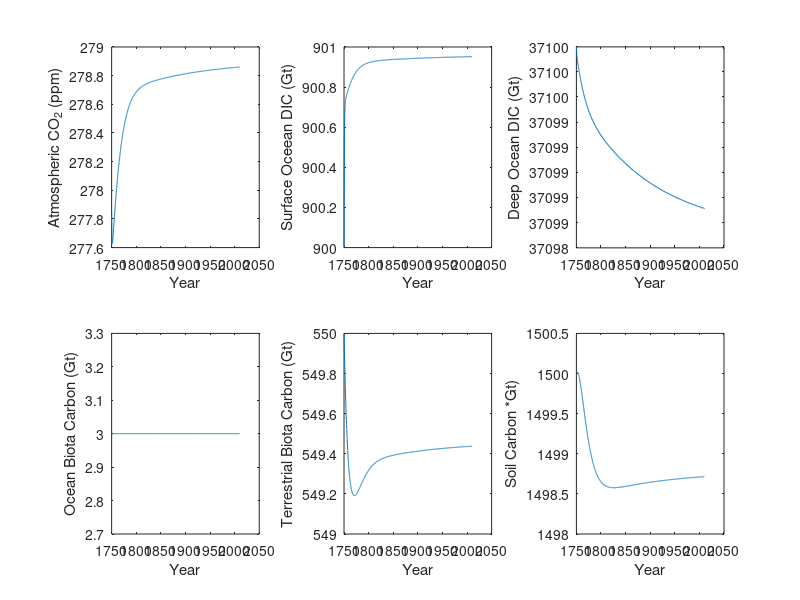

MATLAB code for this plot:
%%%% Carbon cycle box model for undergraduate and masters students - Global biogeochemical cycles
%%%% Uses a simple forwards Euler method 
%%%% Based on the schematic of Ciais et al. (2013) and on previous models of Rob Newton and David Bice
%%%% Coded by Benjamin Mills (b.mills@leeds.ac.uk)

%%%% When the computer sees the '%' sign it skips to the next line without
%%%% reading any of the text. The text is refered to as 'comments' and are
%%%% notes to the human user explaining the function of the code
%%%% Good code has lots of comments

%%%% Set number of model steps
nsteps = 2600 ;
%%%% Set timestep size (dt, in years)
dt = 0.1 ;

%%%% Make an empty array to hold the model results (this speeds up the code, because we now just have to change the values instead of making a new array each timestep)
%%%% NaN is 'Not a Number' and is a useful way to entering a 'nothing' value that won't be mistaken for a genuine zero
Atmospheric_CO2 = NaN(1,nsteps) ;
Atmospheric_CO2_ppm = NaN(1,nsteps) ;
Surface_Ocean_DIC = NaN(1,nsteps) ;
Deep_Ocean_DIC = NaN(1,nsteps) ;
Ocean_Biota = NaN(1,nsteps) ;
Terrestrial_Biota = NaN(1,nsteps) ;
Soil = NaN(1,nsteps) ;
t = NaN(1,nsteps) ;
pH = NaN(1,nsteps) ;
Global_Temperature = NaN(1,nsteps) ;

%%%% Set the starting values of the model reservoirs (in Gt of carbon)
Atmospheric_CO2(1) = 589 ;
Surface_Ocean_DIC(1) = 900 ;
Deep_Ocean_DIC(1) = 37100 ;
Ocean_Biota(1) = 3 ;
Terrestrial_Biota(1) = 550 ; 
Soil(1) = 1500 ; 
%%%% Set starting time (year AD)
t(1) = 1750 ;


%%%% Start model loop, and loop 'nsteps' times. Everything in the loop is indented to the right so we can keep track of which loop we are in 
for n = 1:nsteps
     
    %%%% Calculate model parameters and processes at this timestep
    %%%% All are in GtC per year
    
    %%%% Global parameters
    %%%% conversiton from moles to ppm
    Atmospheric_CO2_ppm(n) = Atmospheric_CO2(n) / 2.12 ; 
    %%%% climate sensitivity and temperature
    Climate_Sensitivity = 3 ;
    Global_Temperature_Change = Climate_Sensitivity * log( Atmospheric_CO2_ppm(n) / 280 ) / log(2) ; 
    
    %%%% Terrestrial parameters
    Resp_T_Sensitivity = 0.01 ;
     
    %%%% Terrestrial processes
    F_Terrestrial_Photosynthesis = 110 * ( Atmospheric_CO2_ppm(n) / 280 )^0.25 ;
    F_Terrestrial_Biota_Respiration = 0.5 * F_Terrestrial_Photosynthesis ;
    F_Soil_Respiration = 54 * ( Soil(n) / Soil(1) ) * ( 1 + ( Resp_T_Sensitivity * Global_Temperature_Change ) ) ;
    F_Litter_Fall = 55 * ( Terrestrial_Biota(n) / Terrestrial_Biota(1) ) ;
    F_Runoff = 1 * ( Soil(n) / Soil(1) ) ;
    
    %%%% Volcanic outgassing flux
    F_Volcanic_CO2 = 0.1 ;
    
    %%%% Surface ocean processes
    F_Ocean_Photosynthesis = 50 ;
    F_Ocean_Respiration = 37 ;
    F_Downwelling = 90 * ( Surface_Ocean_DIC(n) / Surface_Ocean_DIC(1) ) ;

    %%%% Deep ocean processes
    F_Remineralization = 13 ;
    F_Upwelling = 103 * ( Deep_Ocean_DIC(n) / Deep_Ocean_DIC(1) ) ;
    F_Burial = 0.1 ;
    
    %%%% Carbonate chemistry parameters
    Surface_Volume = 3.63e16 ;
    Surface_C_Concentration = Surface_Ocean_DIC(n) * 8.33e13 / Surface_Volume ;
    Surface_Alk = 2.24265;
    Global_Temperature(n) = 288 + Global_Temperature_Change ;
    k_1 = 8.73e-7 ;
    k_ao = 0.278 ;
    k_carb = 0.000575 + 0.000006 * ( Global_Temperature(n) - 278 ) ;
    KCO2 = 0.035 + 0.0019 * ( Global_Temperature(n) - 278 ) ;
    
    %%%% Carbonate speciation
    Ocean_HCO3 = ( Surface_C_Concentration - ( Surface_C_Concentration^2 - Surface_Alk * ( 2 * Surface_C_Concentration - Surface_Alk ) * ( 1 - 4 * k_carb ) )^0.5  ) / ( 1 - 4 * k_carb ) ;
    Ocean_CO3 = ( Surface_Alk - Ocean_HCO3 ) / 2 ;
    Ocean_H = k_carb * k_1 * Ocean_HCO3 / Ocean_CO3 ;
    pH(n) = -1 * log10(Ocean_H) ;
    
    %%%% Air-sea exchange  
    Ocean_pCO2 = 280 * KCO2 * ( ( Ocean_HCO3^2 ) / Ocean_CO3 ) ;
    F_CO2_Exchange = k_ao * ( Atmospheric_CO2_ppm(n) - Ocean_pCO2 ) ;
    
        
    
    %%%% Update the model reservoirs by adding and subtracting sources and sinks
    %%%% We multiply by dt because each source or sink process is defined in Gt of carbon per year
    %%%% On the final model step (n = steps) we do not calculate the future reservoir sizes, hence the 'if' statement
    
    if n < nsteps
        Atmospheric_CO2(n+1) = Atmospheric_CO2(n) + ( F_Soil_Respiration + F_Terrestrial_Biota_Respiration + F_Volcanic_CO2 - F_CO2_Exchange - F_Terrestrial_Photosynthesis ) * dt ;

        Surface_Ocean_DIC(n+1) = Surface_Ocean_DIC(n) + ( F_Ocean_Respiration + F_Upwelling + F_Runoff + F_CO2_Exchange - F_Downwelling - F_Ocean_Photosynthesis ) * dt ;

        Deep_Ocean_DIC(n+1) = Deep_Ocean_DIC(n) + ( F_Downwelling + F_Remineralization - F_Upwelling - F_Burial ) * dt ;

        Ocean_Biota(n+1) = Ocean_Biota(n) + ( F_Ocean_Photosynthesis - F_Ocean_Respiration - F_Remineralization ) * dt ;

        Terrestrial_Biota(n+1) = Terrestrial_Biota(n) + ( F_Terrestrial_Photosynthesis - F_Terrestrial_Biota_Respiration - F_Litter_Fall ) * dt ;

        Soil(n+1) = Soil(n) + ( F_Litter_Fall - F_Soil_Respiration - F_Runoff ) * dt ;

        %%%% Update model time 
        t(n+1) = t(n) + dt ;
    end
    
%%%% 'end' tells the computer to go back to the start until nsteps is reached
end



%%%% Now the model has finished we can plot the results
%%%% The following code makes a new figure with 6 subplots that show the
%%%% variations in the major reservoirs (although pCO2 is used instead of CO2 in Gt for convenience)
figure
subplot(2,3,1)
plot(t,Atmospheric_CO2_ppm)
hold on 
box on
xlabel('Year')
ylabel('Atmospheric CO_{2} (ppm)')
%%%%
subplot(2,3,2)
plot(t,Surface_Ocean_DIC)
hold on 
box on
xlabel('Year')
ylabel('Surface Oceean DIC (Gt)')
%%%%
subplot(2,3,3)
plot(t,Deep_Ocean_DIC)
hold on 
box on
xlabel('Year')
ylabel('Deep Ocean DIC (Gt)')
%%%%
subplot(2,3,4)
plot(t,Ocean_Biota)
hold on 
box on
xlabel('Year')
ylabel('Ocean Biota Carbon (Gt)')
%%%%
subplot(2,3,5)
plot(t,Terrestrial_Biota)
hold on 
box on
xlabel('Year')
ylabel('Terrestrial Biota Carbon (Gt)')
%%%%
subplot(2,3,6)
plot(t,Soil)
hold on 
box on
xlabel('Year')
ylabel('Soil Carbon *Gt)')
%%%%



